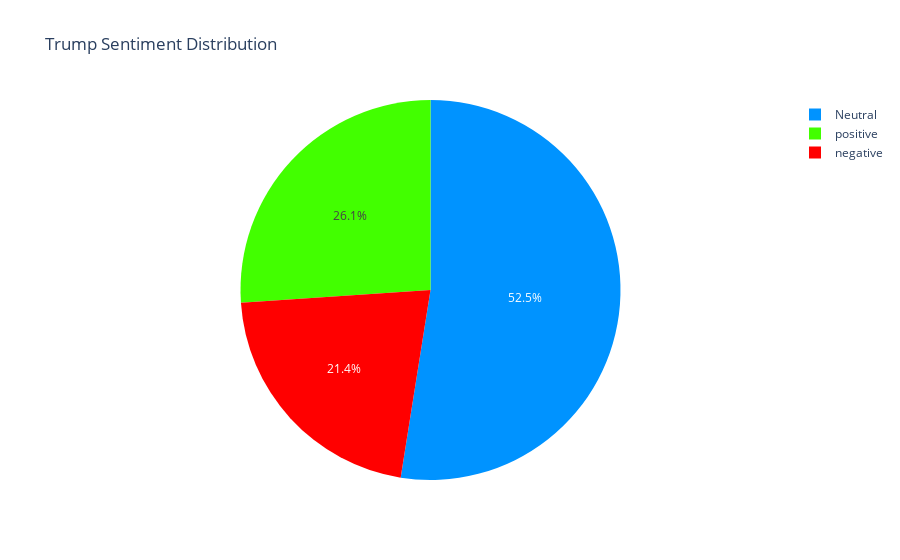
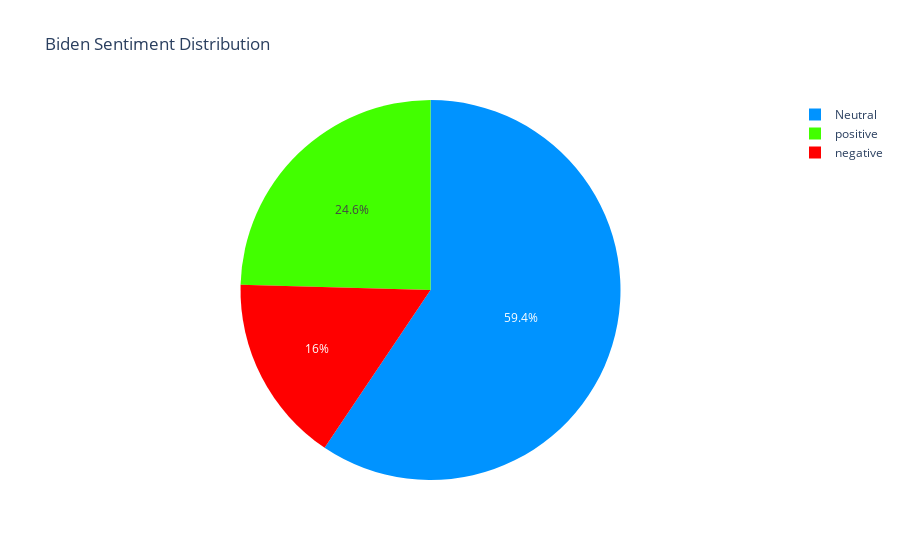

The notebook cell saved with these charts, in order:
### Code cell
import plotly.graph_objects as go

colors = ['#0093FF', '#42FF00', '#FF0000']

marker=dict(colors=colors)

fig1 = go.Figure(data=[go.Pie(labels=trump_labels, values=trump_values , marker=marker)])
fig1.update_layout(title_text='Trump Sentiment Distribution')

fig2 = go.Figure(data=[go.Pie(labels=biden_labels, values=biden_values , marker=marker)])
fig2.update_layout(title_text='Biden Sentiment Distribution')

fig1.show()
fig2.show()

### Figure 1 — Plotly figure (JSON) as saved in the notebook; plotly's stock layout.template omitted (floating-point values rounded to 4 significant figures)
{"data": [{"labels": ["Neutral", "positive", "negative"], "marker": {"colors": ["#0093FF", "#42FF00", "#FF0000"]}, "type": "pie", "values": [1464, 727, 597]}], "layout": {"title": {"text": "Trump Sentiment Distribution"}}}

### Figure 2 — Plotly figure (JSON) as saved in the notebook; plotly's stock layout.template omitted (floating-point values rounded to 4 significant figures)
{"data": [{"labels": ["Neutral", "positive", "negative"], "marker": {"colors": ["#0093FF", "#42FF00", "#FF0000"]}, "type": "pie", "values": [1509, 624, 407]}], "layout": {"title": {"text": "Biden Sentiment Distribution"}}}
